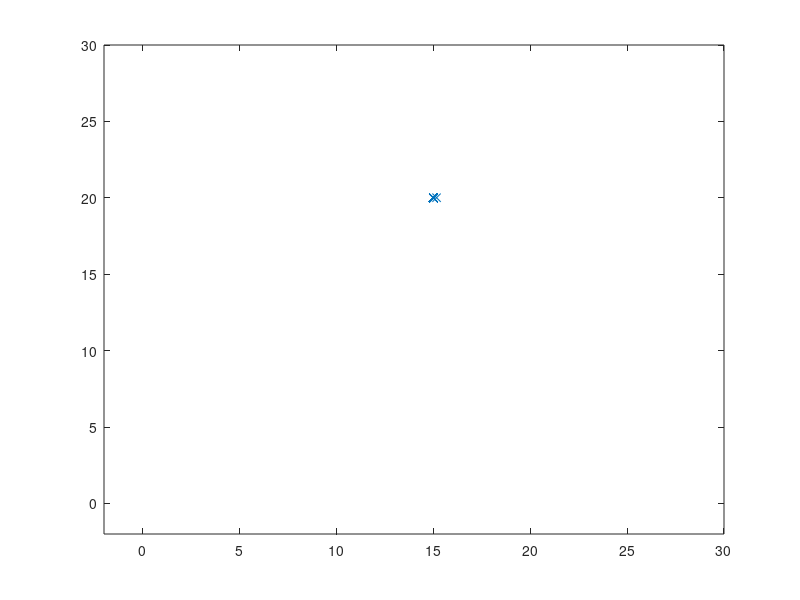

Write the MATLAB code that produced this figure.
%%%%%%%%%%%%%%%%%%%%%%%%%%%%%%%%%%%%%%%%
%%%%%%%Particle Swarm Optimization%%%%%%
%%%%%%%%%%%%%%%%%%%%%%%%%%%%%%%%%%%%%%%%

% ----- (x-15)^2 + (y-20)^2 = 0 ----
clear
clc
iterations = 50;
inertia = 1.0;
correction_factor = 2.0;
swarm_size = 49;

% ---- initial swarm position -----
index = 1;
for i = 1 : 7
    for j = 1 : 7
        swarm(index, 1, 1) = i;
        swarm(index, 1, 2) = j;
        index = index + 1;
    end
end

swarm(:, 4, 1) = 1000;          % best value so far
swarm(:, 2, :) = 0;             % initial velocity

for iter = 1 : iterations

    %-- evaluating position & quality ---
    for i = 1 : swarm_size
        swarm(i, 1, 1) = swarm(i, 1, 1) + swarm(i, 2, 1)/1.3;     %update x position
        swarm(i, 1, 2) = swarm(i, 1, 2) + swarm(i, 2, 2)/1.3;     %update y position
        x = swarm(i, 1, 1);
        y = swarm(i, 1, 2);

        val = (x - 15)^2 + (y - 20)^2;          % fitness evaluation (you may replace this objective function with any function having a global minima)

        if val < swarm(i, 4, 1)                 % if new position is better
            swarm(i, 3, 1) = swarm(i, 1, 1);    % update best x,
            swarm(i, 3, 2) = swarm(i, 1, 2);    % best y postions
            swarm(i, 4, 1) = val;               % and best value
        end
    end

    [temp, gbest] = min(swarm(:, 4, 1));        % global best position

    %--- updating velocity vectors
    for i = 1 : swarm_size
        swarm(i, 2, 1) = rand*inertia*swarm(i, 2, 1) + correction_factor*rand*(swarm(i, 3, 1) - swarm(i, 1, 1)) + correction_factor*rand*(swarm(gbest, 3, 1) - swarm(i, 1, 1));   %x velocity component
        swarm(i, 2, 2) = rand*inertia*swarm(i, 2, 2) + correction_factor*rand*(swarm(i, 3, 2) - swarm(i, 1, 2)) + correction_factor*rand*(swarm(gbest, 3, 2) - swarm(i, 1, 2));   %y velocity component
    end

    %% Plotting the swarm
    clf
    plot(swarm(:, 1, 1), swarm(:, 1, 2), 'x')   % drawing swarm movements
    axis([-2 30 -2 30]);
pause(.2)
end
